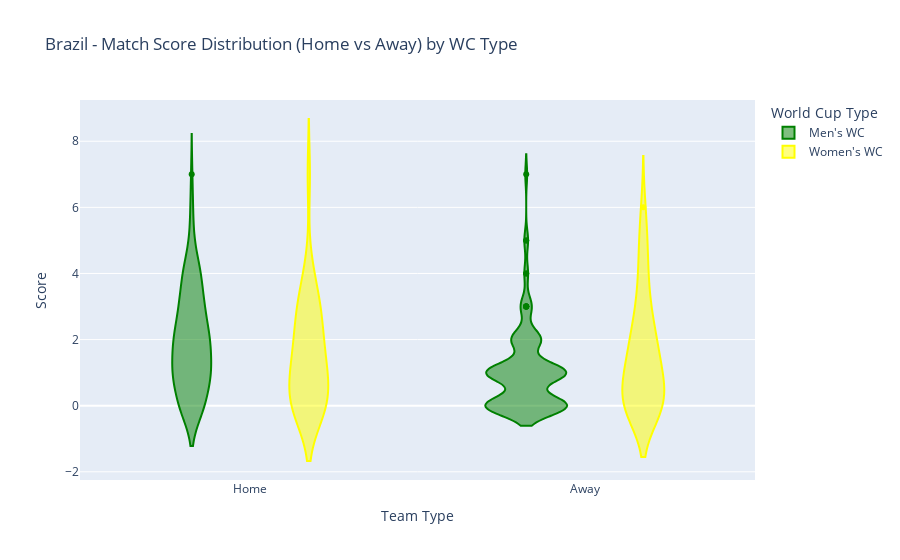

The notebook cell saved with this chart:
### Code cell
import pandas as pd
import plotly.express as px

def plot_wc_comparison(df, country):
    # Filter rows where the country is either home or away team
    country_data = df[(df['home_team_name'] == country) | (df['away_team_name'] == country)]
    
    # Create a column to classify years into Men's WC (Even) and Women's WC (Odd)
    country_data['wc_type'] = country_data['year'].apply(lambda x: "Men's WC" if x % 2 == 0 else "Women's WC")

    # Create a DataFrame for home and away scores, along with WC type
    scores_df = pd.DataFrame({
        'score': pd.concat([country_data['home_team_score'], country_data['away_team_score']]),
        'team_type': ['Home'] * len(country_data) + ['Away'] * len(country_data),
        'wc_type': ['Men\'s WC' if year % 2 == 0 else 'Women\'s WC' for year in country_data['year']] * 2,
        'team': [country] * len(country_data) * 2  # For both home and away team
    })

    # Get team colors for the given country using the team_1_color syntax
    home_team_colors = df[df['home_team_name'] == country][['team_1_color_1', 'team_1_color_2', 'team_1_color_3']].iloc[0]
    away_team_colors = df[df['away_team_name'] == country][['team_2_color_1', 'team_2_color_2', 'team_2_color_3']].iloc[0]
    
    color_map = {
            'Men\'s WC': home_team_colors['team_1_color_1'],
            'Women\'s WC': home_team_colors['team_1_color_2']
        }
    
    scores_df['team_color'] = scores_df['team_type'].map(color_map)
    
    fig_violin = px.violin(
    scores_df, 
    x='team_type', 
    y='score', 
    color='wc_type',  # Use wc_type for color mapping
    color_discrete_map=color_map,
    #facet_col='wc_type', 
    title=f'{country} - Match Score Distribution (Home vs Away) by WC Type',
    labels={'team_type': 'Team Type', 'score': 'Score', 'wc_type':'World Cup Type'},
    category_orders={'World Cup Type': ["Men's WC", "Women's WC"]},
)

    # Show the plot
    fig_violin.show()

# Example usage:
plot_wc_comparison(matches_df, 'Brazil')

### Figure 1 — Plotly figure (JSON) as saved in the notebook; plotly's stock layout.template omitted (floating-point values rounded to 4 significant figures; data arrays with more than 128 entries replaced by an {"elided": "..."} marker saying what was removed)
{"data": [{"alignmentgroup": "True", "box": {"visible": false}, "hovertemplate": "World Cup Type=Men's WC<br>Team Type=%{x}<br>Score=%{y}<extra></extra>", "legendgroup": "Men's WC", "marker": {"color": "Green"}, "name": "Men's WC", "offsetgroup": "Men's WC", "orientation": "v", "scalegroup": "True", "showlegend": true, "type": "violin", "x": {"elided": "228 str values"}, "x0": " ", "xaxis": "x", "y": {"elided": "228 int values"}, "y0": " ", "yaxis": "y"}, {"alignmentgroup": "True", "box": {"visible": false}, "hovertemplate": "World Cup Type=Women's WC<br>Team Type=%{x}<br>Score=%{y}<extra></extra>", "legendgroup": "Women's WC", "marker": {"color": "Yellow"}, "name": "Women's WC", "offsetgroup": "Women's WC", "orientation": "v", "scalegroup": "True", "showlegend": true, "type": "violin", "x": ["Home", "Home", "Home", "Home", "Home", "Home", "Home", "Home", "Home", "Home", "Home", "Home", "Home", "Home", "Home", "Home", "Home", "Home", "Home", "Home", "Home", "Home", "Home", "Home", "Home", "Home", "Home", "Home", "Home", "Home", "Home", "Home", "Home", "Home", "Away", "Away", "Away", "Away", "Away", "Away", "Away", "Away", "Away", "Away", "Away", "Away", "Away", "Away", "Away", "Away", "Away", "Away", "Away", "Away", "Away", "Away", "Away", "Away", "Away", "Away", "Away", "Away", "Away", "Away", "Away", "Away", "Away", "Away"], "x0": " ", "xaxis": "x", "y": [0, 0, 0, 0, 1, 1, 7, 2, 3, 4, 2, 0, 3, 1, 1, 1, 0, 4, 1, 3, 0, 2, 1, 3, 0, 2, 2, 1, 0, 0, 3, 3, 0, 2, 1, 5, 2, 1, 2, 6, 1, 0, 3, 3, 0, 0, 0, 4, 1, 2, 5, 0, 0, 2, 4, 0, 0, 0, 3, 2, 0, 0, 1, 1, 0, 2, 1, 1], "y0": " ", "yaxis": "y"}], "layout": {"legend": {"title": {"text": "World Cup Type"}, "tracegroupgap": 0}, "title": {"text": "Brazil - Match Score Distribution (Home vs Away) by WC Type"}, "violinmode": "group", "xaxis": {"anchor": "y", "domain": [0, 1], "title": {"text": "Team Type"}}, "yaxis": {"anchor": "x", "domain": [0, 1], "title": {"text": "Score"}}}}
